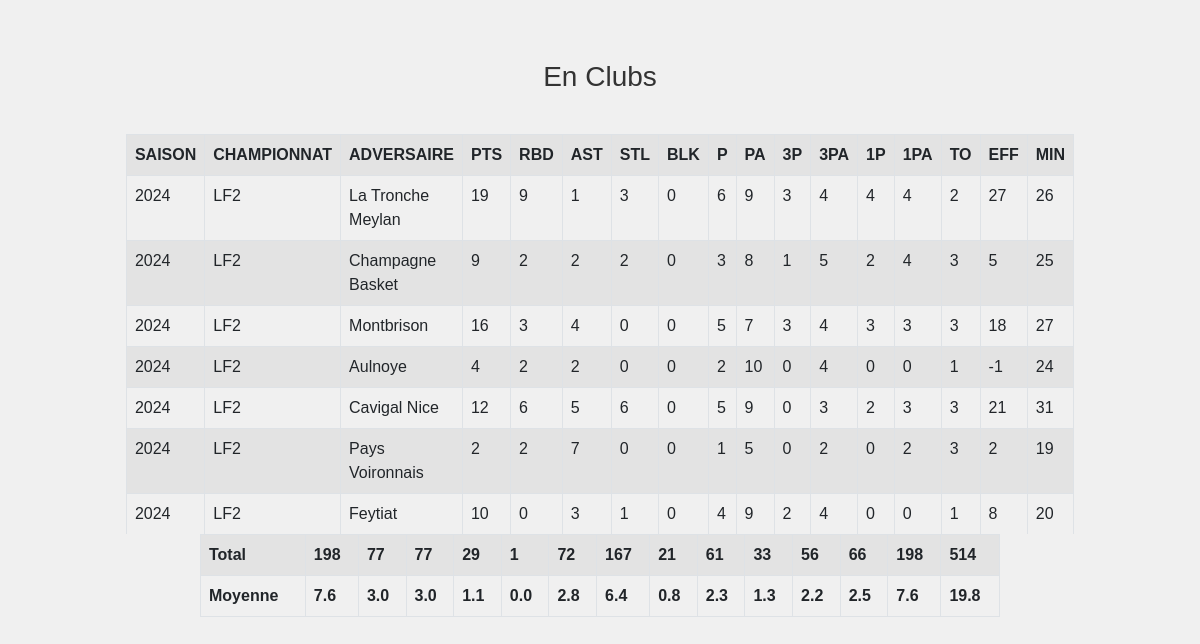
The app's page /pages/clubs.php with its own data.
### tables this page shows
CREATE TABLE `donnees` (
  `id` int(11) NOT NULL,
  `SAISON` int(6) DEFAULT NULL,
  `CHAMPIONNAT` varchar(11) DEFAULT NULL,
  `ADVERSAIRE` varchar(22) DEFAULT NULL,
  `PTS` int(3) DEFAULT NULL,
  `RBD` int(3) DEFAULT NULL,
  `AST` int(3) DEFAULT NULL,
  `STL` int(3) DEFAULT NULL,
  `BLK` int(3) DEFAULT NULL,
  `P` int(1) DEFAULT NULL,
  `PAT` int(2) DEFAULT NULL,
  `3P` int(2) DEFAULT NULL,
  `3PA` int(3) DEFAULT NULL,
  `1P` int(2) DEFAULT NULL,
  `1PA` int(3) DEFAULT NULL,
  `TO` int(2) DEFAULT NULL,
  `EFF` int(3) DEFAULT NULL,
  `MIN` int(3) DEFAULT NULL
);

### login/login.php (called while the page is built)
<?php
try {
    $pdo = new PDO('mysql:host=localhost;dbname=sport;charset=utf8', 'root', '');
} catch (PDOException $e) {
    die('Erreur : ' . $e->getMessage());
}
$sql = 'SELECT * FROM donnees';
$stmt = $pdo->prepare($sql);
$stmt->execute();
$donnees = $stmt->fetchAll();
?>

### pages/clubs.php (the view, shortened to what this page needs)
<?php
include '../login/login.php';
?>
<!DOCTYPE html>
<html lang="en">
<head>
    <link href="https://cdn.jsdelivr.net/npm/bootstrap@5.0.2/dist/css/bootstrap.min.css" rel="stylesheet">
    <link rel="stylesheet" href="../sass/styles.css">
</head>
<body>
    <main>
        <h1 style="margin-bottom:40px">En Clubs</h1>
            <div class="table-container">
                <div class="scrollable-table center-table">
                    <table id="myTable" class="table table-striped table-bordered">
                        <tr>
                        <th onclick="sortByColumn(0)">SAISON</th>
<th onclick="sortByColumn(1)">CHAMPIONNAT</th>
<th onclick="sortByColumn(2)">ADVERSAIRE</th>
<th onclick="sortByColumn(3)">PTS</th>
<th onclick="sortByColumn(4)">RBD</th>
<th onclick="sortByColumn(5)">AST</th>
<th onclick="sortByColumn(6)">STL</th>
<th onclick="sortByColumn(7)">BLK</th>
<th onclick="sortByColumn(8)">P</th>
<th onclick="sortByColumn(9)">PA</th>
<th onclick="sortByColumn(10)">3P</th>
<th onclick="sortByColumn(11)">3PA</th>
<th onclick="sortByColumn(12)">1P</th>
<th onclick="sortByColumn(13)">1PA</th>
<th onclick="sortByColumn(14)">TO</th>
<th onclick="sortByColumn(15)">EFF</th>
<th onclick="sortByColumn(16)">MIN</th>
                        </tr>
                        <?php
$euroU20RowCount = 0;
foreach ($donnees as $row) {
    if ($row['CHAMPIONNAT'] !== 'EURO U20') {
        $euroU20RowCount++;
    }
}
?>
<?php
for ($i = count($donnees) - 1; $i >= 0; $i--):
    $row = $donnees[$i];
    if ($row['CHAMPIONNAT'] !== 'EURO U20'): ?>
    <tr>
        <td><?php echo $row['SAISON']; ?></td>
        <td><?php echo $row['CHAMPIONNAT']; ?></td>
        <td><?php echo $row['ADVERSAIRE']; ?></td>
        <td><?php echo $row['PTS']; ?></td>
        <td><?php echo $row['RBD']; ?></td>
        <td><?php echo $row['AST']; ?></td>
        <td><?php echo $row['STL']; ?></td>
        <td><?php echo $row['BLK']; ?></td>
        <td><?php echo $row['P']; ?></td>
        <td><?php echo $row['PAT']; ?></td>
        <td><?php echo $row['3P']; ?></td>
        <td><?php echo $row['3PA']; ?></td>
        <td><?php echo $row['1P']; ?></td>
        <td><?php echo $row['1PA']; ?></td>
        <td><?php echo $row['TO']; ?></td>
        <td><?php echo $row['EFF']; ?></td>
        <td><?php echo $row['MIN']; ?></td>
    </tr>
<?php
    endif;
endfor;
?>
                        <?php
$totalPoints = 0;
$totalRebonds = 0;
$totalAssists = 0;
$totalSTL = 0;
$totalBLK = 0;
$totalP = 0;
$totalPAT = 0;
$total3P = 0;
$total3PA = 0;
$total1P = 0;
$total1PA = 0;
$totalTO = 0;
$totalEFF = 0;
$totalMIN = 0;
foreach ($donnees as $row) {
    if ($row['CHAMPIONNAT'] !== 'EURO U20') {
        $totalPoints += $row['PTS'];
        $totalRebonds += $row['RBD'];
        $totalAssists += $row['AST'];
        $totalSTL += $row['STL'];
        $totalBLK += $row['BLK'];
        $totalP += $row['P'];
        $totalPAT += $row['PAT'];
        $total3P += $row['3P'];
        $total3PA += $row['3PA'];
        $total1P += $row['1P'];
        $total1PA += $row['1PA'];
        $totalTO += $row['TO'];
        $totalEFF += $row['EFF'];
        $totalMIN += $row['MIN'];
    }
}
?>  </table>
</div>
</div>
<table class="table table-striped table-bordered" style="margin:0">
<tr>
<th colspan="3">Total</th>
    <th><?php echo $totalPoints; ?></th>
    <th><?php echo $totalRebonds; ?></th>
    <th><?php echo $totalAssists; ?></th>
    <th><?php echo $totalSTL; ?></th>
    <th><?php echo $totalBLK; ?></th>
    <th><?php echo $totalP; ?></th>
    <th><?php echo $totalPAT; ?></th>
    <th><?php echo $total3P; ?></th>
    <th><?php echo $total3PA; ?></th>
    <th><?php echo $total1P; ?></th>
    <th><?php echo $total1PA; ?></th>
    <th><?php echo $totalTO; ?></th>
    <th><?php echo $totalEFF; ?></th>
    <th><?php echo $totalMIN; ?></th>
</tr>
<tr>
    <th colspan="3">Moyenne</th>
    <th><?php echo number_format($totalPoints / $euroU20RowCount, 1); ?></th>
    <th><?php echo number_format($totalRebonds / $euroU20RowCount, 1); ?></th>
    <th><?php echo number_format($totalAssists / $euroU20RowCount, 1); ?></th>
    <th><?php echo number_format($totalSTL / $euroU20RowCount, 1); ?></th>
    <th><?php echo number_format($totalBLK / $euroU20RowCount, 1); ?></th>
    <th><?php echo number_format($totalP / $euroU20RowCount, 1); ?></th>
    <th><?php echo number_format($totalPAT / $euroU20RowCount, 1); ?></th>
    <th><?php echo number_format($total3P / $euroU20RowCount, 1); ?></th>
    <th><?php echo number_format($total3PA / $euroU20RowCount, 1); ?></th>
    <th><?php echo number_format($total1P / $euroU20RowCount, 1); ?></th>
    <th><?php echo number_format($total1PA / $euroU20RowCount, 1); ?></th>
    <th><?php echo number_format($totalTO / $euroU20RowCount, 1); ?></th>
    <th><?php echo number_format($totalEFF / $euroU20RowCount, 1); ?></th>
    <th><?php echo number_format($totalMIN / $euroU20RowCount, 1); ?></th>
</tr>
</table>
    </main>
</body>
</html>

### sass/styles.css (style rules this page uses)
body { font-family: Arial, sans-serif; margin: 20px; padding: 0; background-color: #f0f0f0; color: #333; }
h1 { font-size: 28px; text-align: center; margin-top: 20px; margin-bottom: 20px; }
main { margin: 20px auto; max-width: 800px; display: flex; flex-direction: column; justify-content: center; align-items: center; }
body { font-family: Arial, sans-serif; margin: 0; padding: 0; background-color: #f0f0f0; color: #333; }
.scrollable-table { max-height: 400px; overflow-y: auto; margin-top: 40px; width: auto; }
.center-table { margin: 0 auto; }

### records on screen
donnees: SAISON "2024", CHAMPIONNAT "LF2", ADVERSAIRE "La Tronche Meylan", PTS "19", RBD "9", AST "1", STL "3", BLK "0", P "6", PAT "9", 3P "3", 3PA "4", 1P "4", 1PA "4", TO "2", EFF "27", MIN "26"
donnees: SAISON "2024", CHAMPIONNAT "LF2", ADVERSAIRE "Champagne Basket", PTS "9", RBD "2", AST "2", STL "2", BLK "0", P "3", PAT "8", 3P "1", 3PA "5", 1P "2", 1PA "4", TO "3", EFF "5", MIN "25"
donnees: SAISON "2024", CHAMPIONNAT "LF2", ADVERSAIRE "Montbrison", PTS "16", RBD "3", AST "4", STL "0", BLK "0", P "5", PAT "7", 3P "3", 3PA "4", 1P "3", 1PA "3", TO "3", EFF "18", MIN "27"
donnees: SAISON "2024", CHAMPIONNAT "LF2", ADVERSAIRE "Aulnoye", PTS "4", RBD "2", AST "2", STL "0", BLK "0", P "2", PAT "10", 3P "0", 3PA "4", 1P "0", 1PA "0", TO "1", EFF "-1", MIN "24"
donnees: SAISON "2024", CHAMPIONNAT "LF2", ADVERSAIRE "Cavigal Nice", PTS "12", RBD "6", AST "5", STL "6", BLK "0", P "5", PAT "9", 3P "0", 3PA "3", 1P "2", 1PA "3", TO "3", EFF "21", MIN "31"
donnees: SAISON "2024", CHAMPIONNAT "LF2", ADVERSAIRE "Pays Voironnais", PTS "2", RBD "2", AST "7", STL "0", BLK "0", P "1", PAT "5", 3P "0", 3PA "2", 1P "0", 1PA "2", TO "3", EFF "2", MIN "19"
donnees: SAISON "2024", CHAMPIONNAT "LF2", ADVERSAIRE "Feytiat", PTS "10", RBD "0", AST "3", STL "1", BLK "0", P "4", PAT "9", 3P "2", 3PA "4", 1P "0", 1PA "0", TO "1", EFF "8", MIN "20"

### other values on screen
$totalPoints "198"
$totalRebonds "77"
$totalAssists "77"
$totalSTL "29"
$totalBLK "1"
$totalP "72"
$totalPAT "167"
$total3P "21"
$total3PA "61"
$total1P "33"
$total1PA "56"
$totalTO "66"
$totalEFF "198"
$totalMIN "514"
$totalPoints / $euroU20RowCount "7.6"
